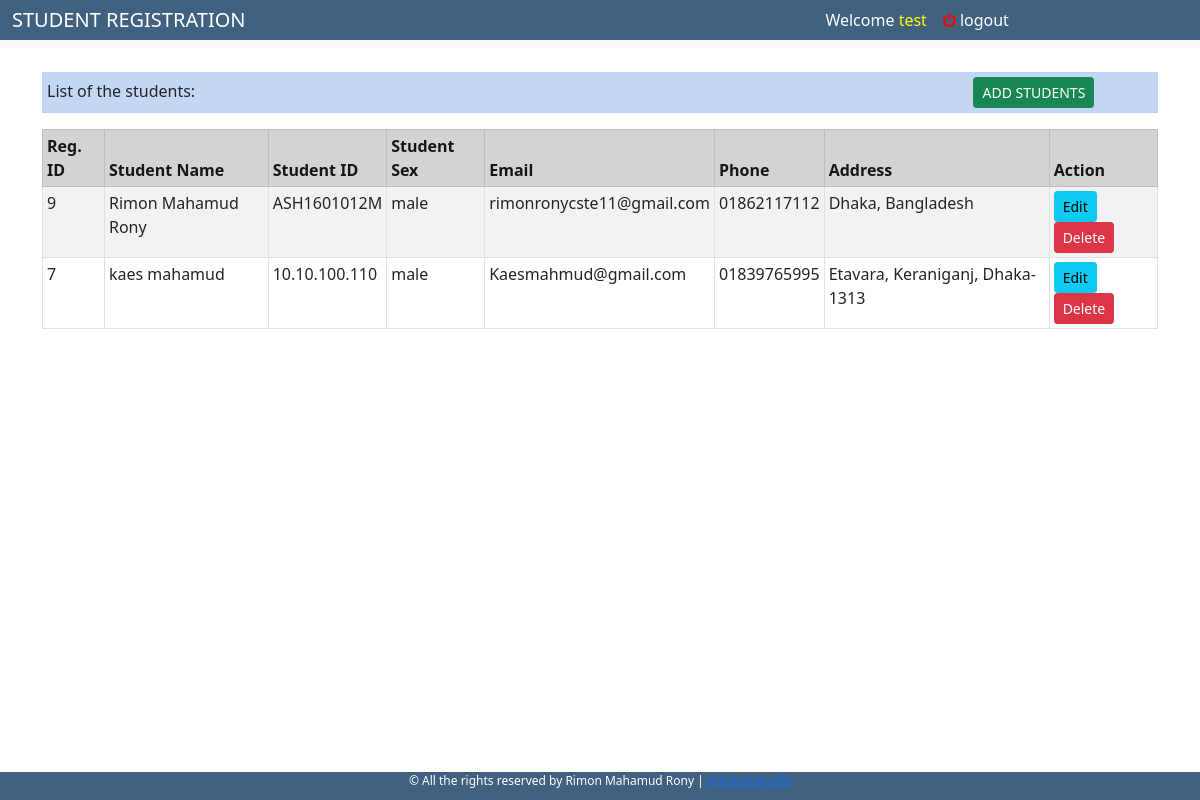
The page /list.php (signed in) on the database its author committed.
### tables this page shows
CREATE TABLE `students` (
  `id` int(11) NOT NULL,
  `s_name` varchar(255) NOT NULL,
  `s_id` varchar(255) NOT NULL,
  `s_sex` varchar(255) NOT NULL,
  `s_email` varchar(255) NOT NULL,
  `s_phone` int(15) NOT NULL,
  `address` varchar(255) NOT NULL
);

### list.php (the view, shortened to what this page needs)
<?php
 $username=$_SESSION['v_name'];
 $log='logout';
 $message='Welcome';
?>
<?php include ('db.php'); ?>
<?php include ('head.php'); ?>
<div class="container">
    <br>
    <table class="table table-striped table-sm alert alert-primary">
        <tr>
            <td>
            List of the students:
            <button type="button" class="btn btn-sm btn-success" style="margin-left:70%;"><a href="home.php" style="text-decoration: none;" ><span style="color:white;">ADD STUDENTS</span></a></button>
            </td>
        </tr>
    </table>
    <table class="table table-striped table-sm table-bordered">
      <thead class="thead-dark">
        <tr class="alert alert-dark">
          <th scope="col">Reg. ID</th>
          <th scope="col">Student Name</th>
          <th scope="col">Student ID</th>
          <th scope="col">Student Sex</th>
          <th scope="col">Email</th>
          <th scope="col">Phone</th>
          <th scope="col">Address</th>
          <th scope="col">Action</th>
        </tr>
      </thead>
      <?php
        $sql="SELECT * FROM `students` ORDER BY id Desc";
        $result=mysqli_query($conn,$sql);
      ?>
      <tbody>
        <?php while ($row= mysqli_fetch_assoc($result)) { ?>
        <tr>
          <td><?php echo $row['id']; ?></td>
          <td><?php echo $row['s_name']; ?></td>
          <td><?php echo $row['s_id']; ?></td>
          <td><?php echo $row['s_sex']; ?></td>
          <td><?php echo $row['s_email']; ?></td>
          <td><?php echo '0'.$row['s_phone']; ?></td>
          <td><?php echo $row['address']; ?></td>
          <td>
                    <a href="edit.php?id=<?php echo $row['id']; ?>"><button type="button" class="btn btn-sm btn-info"> Edit</button></a>
                    <a href="delete.php?id=<?php echo $row['id']; ?>"><button type="button" class="btn btn-sm btn-danger">
                    Delete
                    </button></a>
            </td>
        </tr>
        <?php } ?>
      </tbody>
    </table>
</div>
<?php include('footer.php'); ?>

### head.php (shortened to what this page needs)
<!DOCTYPE html>
<html>
<head>
	<link href="https://cdn.jsdelivr.net/npm/bootstrap@5.0.2/dist/css/bootstrap.min.css" rel="stylesheet">
  <link rel="stylesheet" href="https://cdnjs.cloudflare.com/ajax/libs/font-awesome/4.7.0/css/font-awesome.min.css">
	<link rel="stylesheet" type="text/css" href="style.css">
</head>
<body>
<div id="header">
	<nav class="navbar navbar-expand-lg navbar-light bg-light">
  <div class="header container-fluid">
    <a class="navbar-brand" href="index.php" style="color: white;">STUDENT REGISTRATION</a>
    <div class="collapse navbar-collapse" id="navbarNavDropdown">
      <ul class="navbar-nav" style="margin-left: 60%;">
        <li class="nav-item">
          <a class="nav-link active" aria-current="page" href="#" style="color: white;"><?php echo $message; ?><span style="color:yellow;"><?php echo ' '.$username;?></span></a>
        </li>
        <li class="nav-item">
          <a class="nav-link active" aria-current="page" href="logout.php" style="color: white;">
            <?php if (isset($_SESSION['v_name'])) {echo '<i class="fa fa-power-off" style="font-size:15px;color:red"></i>'.' '.$log;} ?></a>
        </li>
      </ul>
    </div>
  </div>
</nav>
</div>

### footer.php (shortened to what this page needs)
<div class="footer ">
  <p style="font-size: 12px;">&copy; All the rights reserved by Rimon Mahamud Rony | <a href="https://www.rimonrony.info/" target="_blank">rimonrony.info</a></p>
</div>

### style.css (style rules this page uses)
.header { background-color: #416180; margin-top: -8px; }

### footer.php (style rules this page uses)
.footer { position: fixed; left: 0; bottom: -6px; width: 100%; background-color: #416180; color: white; text-align: center; }

### rows shown on the page
students: id "9", s_name "Rimon Mahamud Rony", s "ASH1601012M", s_sex "male", s_email "rimonronycste11@gmail.com", s_phone "1862117112", address "Dhaka, Bangladesh"
students: id "7", s_name "kaes mahamud", s "10.10.100.110", s_sex "male", s_email "Kaesmahmud@gmail.com", s_phone "1839765995", address "Etavara, Keraniganj, Dhaka-1313"

### other values the page prints
$message "Welcome"
$username "test"
$log "logout"
